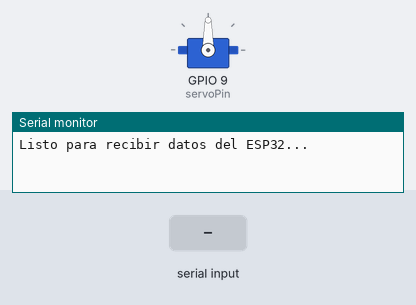
This sketch was run on a simulated ESP32. On the bench: servo, the last lines printed to the serial monitor. Inputs (shaded band) come from the test bench.

Above: at 1.2 s.
1.3 s: "1\n" received over Serial
At 2.5 s:
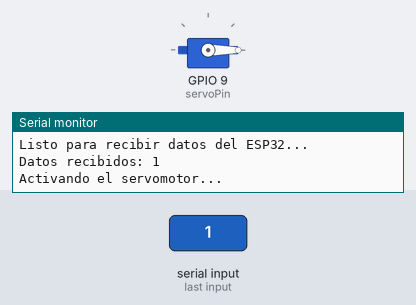
4.3 s: "0\n" received over Serial
At 4.68 s:
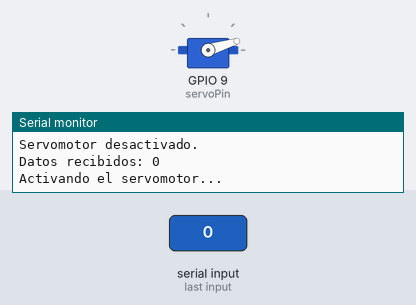
7.3 s: "2\n" received over Serial
At 9.13 s:
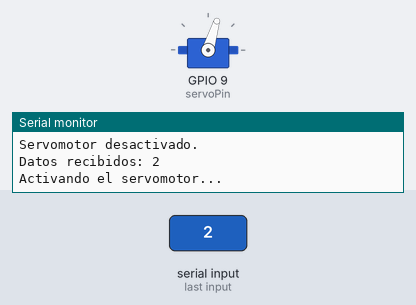
Timing chart, 0 to 10.7 s (numbered marks = the images above; inputs shaded):
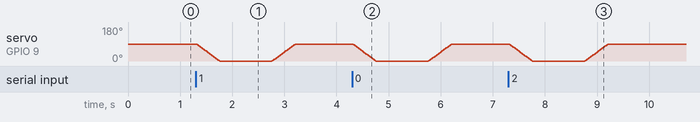

The sketch:

arduinoRECEPTOR.ino
```cpp
#include <Servo.h>

Servo myServo;
int servoPin = 9; // El pin donde se conecta el servo

void setup() {
  Serial.begin(9600); // Inicia el puerto serial a la misma velocidad que el ESP32
  myServo.attach(servoPin);
  Serial.println("Listo para recibir datos del ESP32...");
}

void loop() {
  if (Serial.available() > 0) { // Chequea si hay datos disponibles para leer
    String command = Serial.readStringUntil('\n'); // Lee los datos hasta que encuentre un salto de línea
    Serial.println("Datos recibidos: " + command); // Imprime los datos recibidos

    // Comprueba si el comando recibido es para activar el servo
    if (command = "activate_servo") { // Corrección: Usar == para comparación
      Serial.println("Activando el servomotor...");
      moveToPosition(90, 0, 5); // Mueve el servo de 0 a 90 grados con "velocidad" controlada
      delay(1000); // Espera un segundo
      moveToPosition(0, 90, 5); // Retorna el servo a la posición de 0 grados con "velocidad" controlada
      Serial.println("Servomotor desactivado.");
    }
  }
}

void moveToPosition(int startPos, int endPos, int stepDelay) {
  if (startPos < endPos) {
    for (int pos = startPos; pos <= endPos; pos++) {
      myServo.write(pos);
      delay(stepDelay); // Ajusta esta pausa para controlar la "velocidad" del servo
    }
  } else {
    for (int pos = startPos; pos >= endPos; pos--) {
      myServo.write(pos);
      delay(stepDelay); // Ajusta esta pausa para controlar la "velocidad" del servo
    }
  }
}
```
